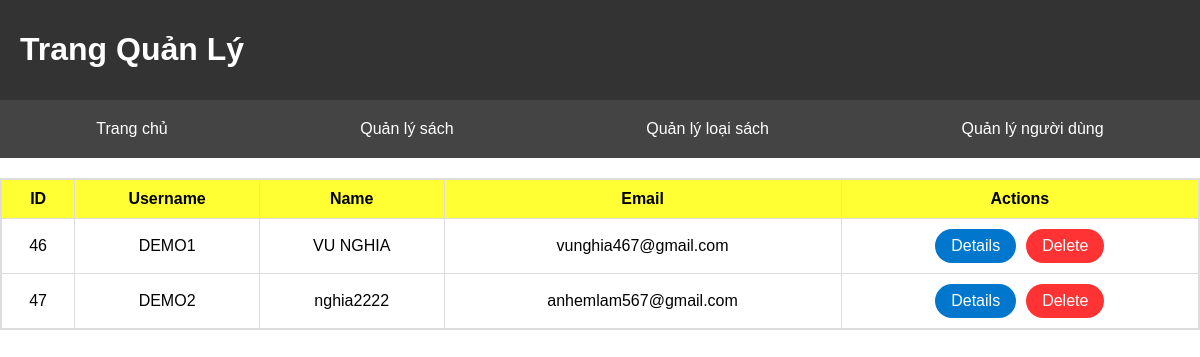
The page /app/views/admin/listuser.php on the database its author committed.
### tables this page shows
CREATE TABLE `users` (
  `id` int(11) NOT NULL,
  `username` varchar(50) NOT NULL,
  `password` varchar(100) NOT NULL,
  `name` varchar(100) NOT NULL,
  `email` varchar(150) NOT NULL
);

### config/database.php (called while the page is built, shortened)
<?php
class Database {
    private $host = "localhost";
    private $db_name = "readbook";
    private $username = "root";
    private $password = "";
    public function __construct() {
        $this->conn = new mysqli($this->host, $this->username, $this->password, $this->db_name);
    }
}
?>

### app/models/UserModel.php (called while the page is built, shortened)
<?php
require_once('C:/xampp/php/www/webdoctruyen/config/database.php');
class UserModel
{
    private $db;
    public function __construct()
    {
        $this->db = new Database();
    }
    public function getAllUsers()
    {
        $query = "SELECT * FROM users";
        $result = $this->db->conn->query($query);
        $typesList = $result->fetch_all(MYSQLI_ASSOC);
        return $typesList;
    }
}
$userModel = new UserModel();
$alluser = $userModel->getAllUsers();
?>

### app/controllers/ListuserController.php (the view)
<?php
require_once('C:/xampp/php/www/webdoctruyen/app/models/UserModel.php');
class ListUserController
{
    public function index()
    {
        $userModel = new UserModel();
        $alluser = $userModel->getAllUsers();
        echo '<table style="width:100%; border-collapse: collapse; margin-top: 20px; border: 2px solid #ddd;">';
        echo '<tr style="background-color: #FFFF33;">';
        echo '<th style="padding: 10px; border: 1px solid #ddd;">ID</th>';
        echo '<th style="padding: 10px; border: 1px solid #ddd;">Username</th>';
        echo '<th style="padding: 10px; border: 1px solid #ddd;">Name</th>';
        echo '<th style="padding: 10px; border: 1px solid #ddd;">Email</th>';
        echo '<th style="padding: 10px; border: 1px solid #ddd;">Actions</th>';
        echo '</tr>';
        foreach ($alluser as $type) {
            echo '<tr>';
            echo '<td style="padding: 10px; border: 1px solid #ddd;text-align: center;">' . $type['id'] . '</td>';
            echo '<td style="padding: 10px; border: 1px solid #ddd;text-align: center;">' . $type['username'] . '</td>';
            echo '<td style="padding: 10px; border: 1px solid #ddd;text-align: center;">' . $type['name'] . '</td>';
            echo '<td style="padding: 10px; border: 1px solid #ddd;text-align: center;">' . $type['email'] . '</td>';
            echo '<td style="padding: 10px; border: 1px solid #ddd; text-align: center;">';
            echo '<a href="http://localhost:3000/app/views/admin/detail.php?id='.  $type['id'] .
            '&username=' . urlencode($type['username']) .
            '&name=' . urlencode($type['name']) .
            '&email=' . urlencode($type['email']) .
            '" class="action-button update-button" style="display: inline-block; margin-right: 10px; padding: 8px 16px; border-radius: 20px; background-color: #0077cc; color: #fff; text-decoration: none;">Details</a>';
            echo '<a href="/app/controllers/DeleteuserController.php?id=' . $type['id'] . '" class="action-button delete-button" onclick="return confirm(\'Are you sure?\')" style="display: inline-block; padding: 8px 16px; border-radius: 20px; background-color: #ff3333; color: #fff; text-decoration: none;">Delete</a>';
            echo '</tr>';
        }
        echo '</table>';
    }
}
?>

### app/views/partical/headerhome.php (style rules this page uses)
body { font-family: 'Arial', sans-serif; margin: 0; padding: 0; box-sizing: border-box; }

### rows shown on the page
users: id "46", username "DEMO1", name "VU NGHIA", email "vunghia467@gmail.com"
users: id "47", username "DEMO2", name "nghia2222", email "anhemlam567@gmail.com"
